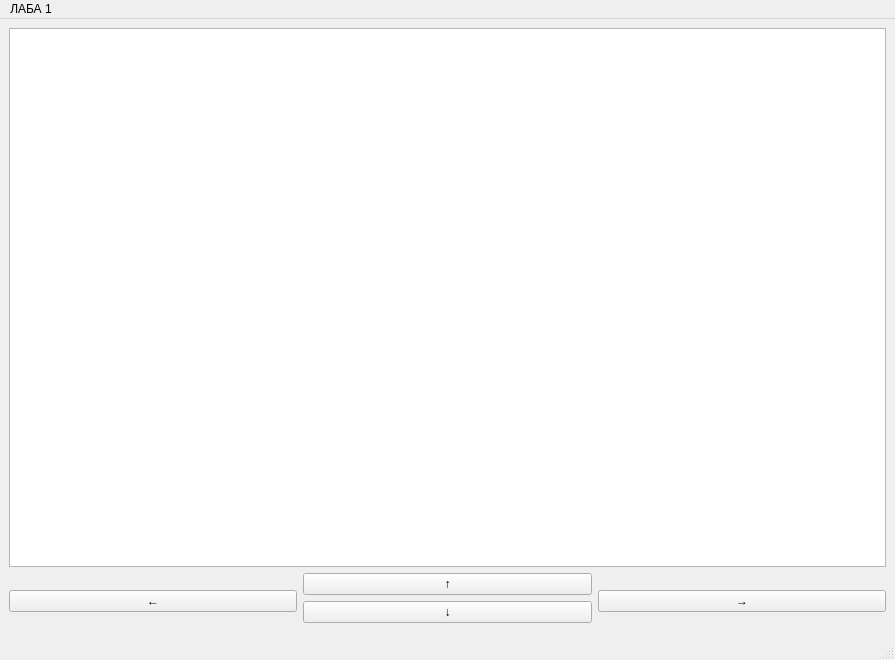
<?xml version="1.0" encoding="UTF-8"?>
<ui version="4.0">
 <class>MainWindow</class>
 <widget class="QMainWindow" name="MainWindow">
  <property name="geometry">
   <rect>
    <x>0</x>
    <y>0</y>
    <width>895</width>
    <height>660</height>
   </rect>
  </property>
  <property name="windowTitle">
   <string>MainWindow</string>
  </property>
  <property name="layoutDirection">
   <enum>Qt::LeftToRight</enum>
  </property>
  <widget class="QWidget" name="centralwidget">
   <layout class="QGridLayout" name="gridLayout">
    <item row="1" column="0" rowspan="3">
     <widget class="QPushButton" name="leftButton">
      <property name="text">
       <string>←</string>
      </property>
     </widget>
    </item>
    <item row="1" column="2" rowspan="3">
     <widget class="QPushButton" name="rightButton">
      <property name="text">
       <string>→</string>
      </property>
     </widget>
    </item>
    <item row="1" column="1">
     <widget class="QPushButton" name="upButton">
      <property name="text">
       <string>↑</string>
      </property>
     </widget>
    </item>
    <item row="0" column="0" colspan="3">
     <widget class="QGraphicsView" name="graphicsView">
      <property name="cursor" stdset="0">
       <cursorShape>PointingHandCursor</cursorShape>
      </property>
     </widget>
    </item>
    <item row="2" column="1">
     <widget class="QPushButton" name="downButton">
      <property name="text">
       <string>↓</string>
      </property>
     </widget>
    </item>
   </layout>
  </widget>
  <widget class="QMenuBar" name="menubar">
   <property name="geometry">
    <rect>
     <x>0</x>
     <y>0</y>
     <width>895</width>
     <height>44</height>
    </rect>
   </property>
   <widget class="QMenu" name="menu_1">
    <property name="title">
     <string>ЛАБА 1</string>
    </property>
   </widget>
   <addaction name="menu_1"/>
  </widget>
  <widget class="QStatusBar" name="statusbar"/>
 </widget>
 <resources/>
 <connections/>
</ui>
